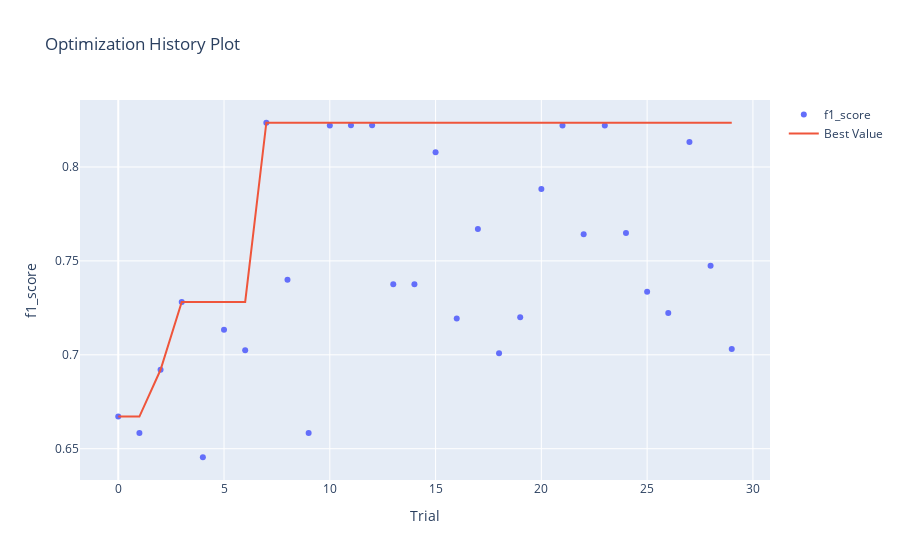

Write notebook code for a chart like this one.
### Markdown cell above
График истории оптимизации - отображает количество испытаний на оси Х и метрику на оси Y.

Следует использовать эту диаграмму, чтобы проверить, идет ли оптимизация гиперпараметров в правильном направлении или нет.

### Code cell
optuna.visualization.plot_optimization_history(study, target_name="f1_score")

### Figure 1 — Plotly figure (JSON) as saved in the notebook; plotly's stock layout.template omitted (floating-point values rounded to 4 significant figures)
{"data": [{"mode": "markers", "name": "f1_score", "type": "scatter", "x": [0, 1, 2, 3, 4, 5, 6, 7, 8, 9, 10, 11, 12, 13, 14, 15, 16, 17, 18, 19, 20, 21, 22, 23, 24, 25, 26, 27, 28, 29], "y": [0.6671, 0.6584, 0.692, 0.7281, 0.6454, 0.7133, 0.7024, 0.8236, 0.74, 0.6583, 0.8221, 0.8222, 0.8222, 0.7376, 0.7375, 0.8078, 0.7193, 0.767, 0.7008, 0.72, 0.7883, 0.8221, 0.7642, 0.8221, 0.7649, 0.7336, 0.7223, 0.8133, 0.7474, 0.7031]}, {"name": "Best Value", "type": "scatter", "x": [0, 1, 2, 3, 4, 5, 6, 7, 8, 9, 10, 11, 12, 13, 14, 15, 16, 17, 18, 19, 20, 21, 22, 23, 24, 25, 26, 27, 28, 29], "y": [0.6671, 0.6671, 0.692, 0.7281, 0.7281, 0.7281, 0.7281, 0.8236, 0.8236, 0.8236, 0.8236, 0.8236, 0.8236, 0.8236, 0.8236, 0.8236, 0.8236, 0.8236, 0.8236, 0.8236, 0.8236, 0.8236, 0.8236, 0.8236, 0.8236, 0.8236, 0.8236, 0.8236, 0.8236, 0.8236]}], "layout": {"title": {"text": "Optimization History Plot"}, "xaxis": {"title": {"text": "Trial"}}, "yaxis": {"title": {"text": "f1_score"}}}}
